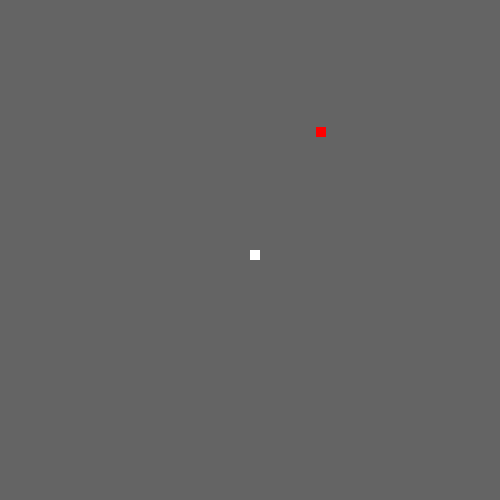
Frame 1 (no input)
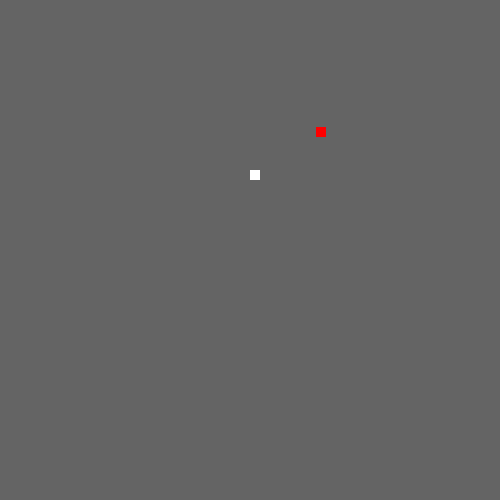
Frame 60 (the mouse pressed at the canvas centre just before this capture)
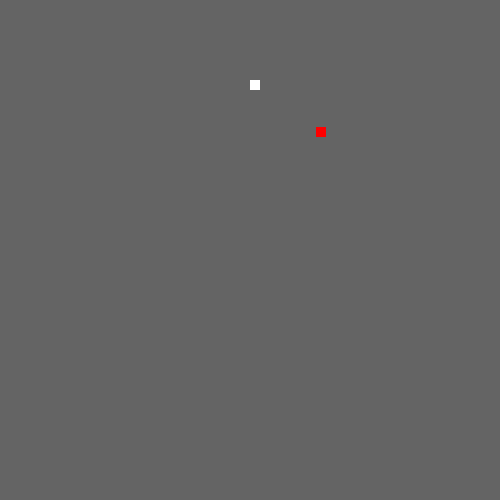
Frame 120 (the mouse held since frame 60 and released just before this capture)

The Processing sketch that drew these frames (run headless with seeded random() and noise(); from frame 60 on, the mouse is pressed at the canvas centre):

// Processing sketch: Snake
// ── Snake.pde
snek s;
int blocksize = 10;
snekblock candy;

void setup(){
  size(500,500);
  s = new snek(blocksize);
  int candyx = (int)Math.floor(random(-width/2,width/2-blocksize));
  int candyy = (int)Math.floor(random(-height/2,height/2-blocksize));
  candy = new snekblock(candyx,candyy,blocksize);
  candy.c = color(255,0,0);
  frameRate(10);
}

void draw(){
  background(100);
  translate(width/2,height/2);
  s.show();
  candy.show();
  snekblock front = s.blocks.get(s.blocks.size()-1);
  if(front.intersects(candy)){
    s.eating = true;
    candy.x = (int)Math.floor(random(-width/2,width/2-blocksize));
    candy.y = (int)Math.floor(random(-height/2,height/2-blocksize));
  }
  
  if(s.intersects()){
   s = new snek(blocksize);
   candy.x = (int)Math.floor(random(-width/2,width/2-blocksize));
   candy.y = (int)Math.floor(random(-height/2,height/2-blocksize));
  }
  s.update();
}

void keyPressed(){
  if(key == 'w' && s.dir != DOWN){
    s.dir = UP;
  }else if(key == 'a' && s.dir != RIGHT){
    s.dir = LEFT;
  }else if(key == 's' && s.dir != UP){
    s.dir = DOWN;
  }else if(key == 'd' && s.dir != LEFT){
    s.dir=RIGHT;
  }
}

// ── snek.pde
class snek{
  ArrayList<snekblock> blocks;
  int dir;
  int size;
  boolean eating;
  
  public snek(int size_){
     this.size = size_;
     this.blocks = new ArrayList<snekblock>();
     this.blocks.add(new snekblock(0,0, this.size));
     this.dir = UP;
     this.eating =false;
  }
  
  public void show(){
    for(int i=0;i<blocks.size();i++){
       blocks.get(i).show(); 
    }
  }
  
  public void update(){
    snekblock front = this.blocks.get(this.blocks.size()-1);
    snekblock newB = null;
   if(this.dir == UP){
     newB = new snekblock(front.x,front.y-front.size,front.size);
   }else if(this.dir == DOWN){
     newB = new snekblock(front.x,front.y+front.size,front.size);
   }else if(this.dir == LEFT){
     newB = new snekblock(front.x-front.size,front.y,front.size);
   }else if(this.dir == RIGHT){
     newB = new snekblock(front.x+front.size,front.y,front.size);
   }
   if(newB == null) return;
   if(newB.x>width*0.5) newB.x = (int)(-width*0.5);
   if(newB.x<-width*0.5) newB.x = (int)(width*0.5);
   if(newB.y>height*0.5) newB.y = (int)(-height*0.5);
   if(newB.y<-height*0.5)newB.y = (int)Math.floor(height*0.5);
    this.blocks.add(newB);
   if(this.eating){
     this.eating = false;
   }else this.blocks.remove(0);
  }
  
  public boolean intersects(){
     snekblock front = this.blocks.get(this.blocks.size()-1);
     for(int i=0;i<this.blocks.size()-2;i++){
       snekblock curr = this.blocks.get(i);
        if(front.x == curr.x && front.y == curr.y){
         return true; 
        }
     }
     
     return false;
  }
}

// ── snekblock.pde
class snekblock{
  int x;
  int y;
  int size;
  color c;
  
  public snekblock(int x_, int y_, int size_){
     this.x = x_;
     this.y = y_;
     this.size = size_;
     this.c = color(255);
  }
  
  public void show(){
   noStroke();
   fill(this.c);
   rect(this.x,this.y,this.size,this.size);
  }
  
  public boolean intersects(snekblock other){
    if(this.x+this.size < other.x 
      || this.y+this.size < other.y 
      || other.x+other.size < this.x 
      || other.y+other.size < this.y){
      return false;
    }
     return true; 
  }
}
